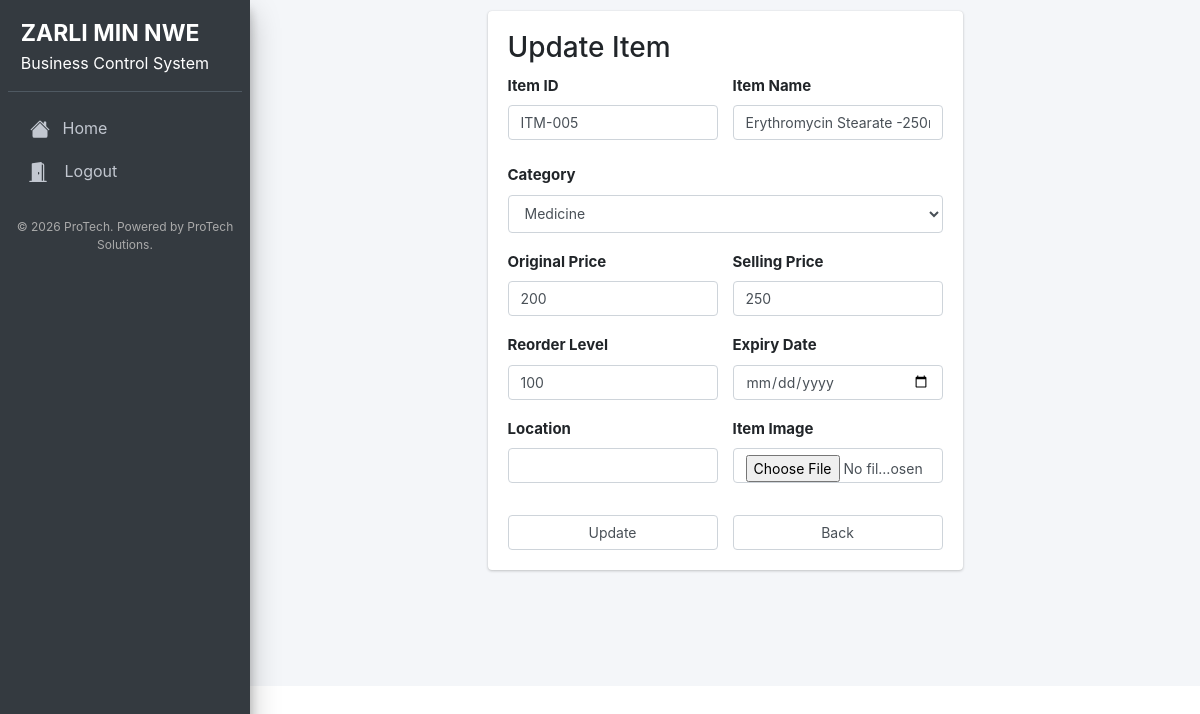
/item_edit.php?id=5 (signed in), run on an earlier commit of the app's database.
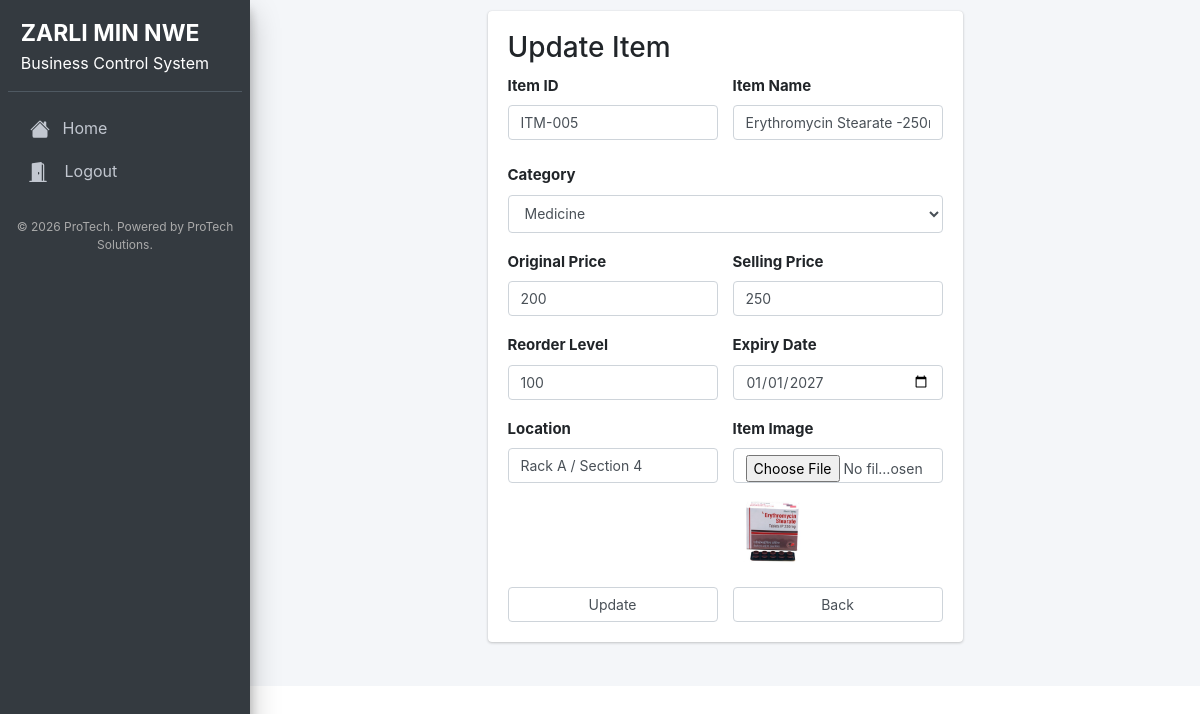
And on a later commit of the database.
### tables this page shows
CREATE TABLE `item` (
  `id` int(11) NOT NULL,
  `item_id` varchar(255) NOT NULL,
  `item_name` varchar(255) NOT NULL,
  `categories_id` varchar(255) NOT NULL,
  `original_price` int(11) NOT NULL,
  `selling_price` int(11) NOT NULL,
  `reorder_level` int(11) NOT NULL,
  `item_image` varchar(255) DEFAULT NULL,
  `expiry_date` date DEFAULT NULL,
  `location` varchar(255) DEFAULT NULL
);

CREATE TABLE `categories` (
  `id` int(11) NOT NULL,
  `categories_code` varchar(255) NOT NULL,
  `categories_name` varchar(255) NOT NULL
);

### item_edit.php (the view, shortened to what this page needs)
<?php
require '../Config/config.php';
?>
<!DOCTYPE html>
<html lang="en">
<head>
</head>
<body>
<?php include 'header.php'; ?>
<?php
$id = $_GET['id'];
$stmt = $pdo->prepare("SELECT * FROM item WHERE id=:id");
$stmt->execute([':id'=>$id]);
$result = $stmt->fetch(PDO::FETCH_ASSOC);
$catStmt = $pdo->prepare("SELECT * FROM categories");
$catStmt->execute();
$catResult = $catStmt->fetchAll();
?>
<div>
  <div class="card w-50" style="margin:auto; margin-top:10px;">
    <div class="card-body">
      <h3>Update Item</h3>
      <form action="" method="post" enctype="multipart/form-data">
        <div class="row">
          <div class="col-6">
            <label>Item ID</label>
            <input type="text" class="form-control" name="item_id" value="<?= $result['item_id'] ?>">
          </div>
          <div class="col-6">
            <label>Item Name</label>
            <input type="text" class="form-control" name="item_name" value="<?= $result['item_name'] ?>">
          </div>
        </div>
        <label class="mt-2">Category</label>
        <select name="categories_id" class="form-control">
          <?php foreach($catResult as $value): ?>
            <option value="<?= $value['categories_code']; ?>"
              <?php if($value['categories_code']==$result['categories_id']) echo "selected"; ?>>
              <?= $value['categories_name']; ?>
            </option>
          <?php endforeach; ?>
        </select>
        <div class="row">
          <div class="col-6">
            <label>Original Price</label>
            <input type="number" class="form-control" name="original_price" value="<?= $result['original_price'] ?>">
          </div>
          <div class="col-6">
            <label>Selling Price</label>
            <input type="number" class="form-control" name="selling_price" value="<?= $result['selling_price'] ?>">
          </div>
        </div>
        <div class="row">
          <div class="col-6">
            <label>Reorder Level</label>
            <input type="number" class="form-control" name="reorder_level" value="<?= $result['reorder_level'] ?>">
          </div>
          <div class="col-6">
            <label>Expiry Date</label>
            <input type="date" class="form-control" name="expiry_date" value="<?= $result['expiry_date'] ?>">
          </div>
        </div>
        <div class="row">
          <div class="col-6">
            <label>Location</label>
            <input type="text" class="form-control" name="location" value="<?= $result['location'] ?>">
          </div>
          <div class="col-6">
            <label>Item Image</label>
            <input type="file" class="form-control" name="item_image">
            <?php if(!empty($result['item_image'])): ?>
              <img src="images/<?= $result['item_image']; ?>" width="80" class="mt-2">
            <?php endif; ?>
          </div>
        </div>
        <div class="row mt-3">
          <div class="col-6">
            <button type="submit" class="add_btn form-control">Update</button>
          </div>
          <div class="col-6">
            <a href="item.php"><button type="button" class="add_btn form-control">Back</button></a>
          </div>
        </div>
      </form>
    </div>
  </div>
</div>
</body>
</html>

What changed in the data, as far as the page shows it:
changed item "ITM-005": expiry_date (not shown) → "01/01/2027"; location (not shown) → "Rack A / Section 4"; item_image: picture added
